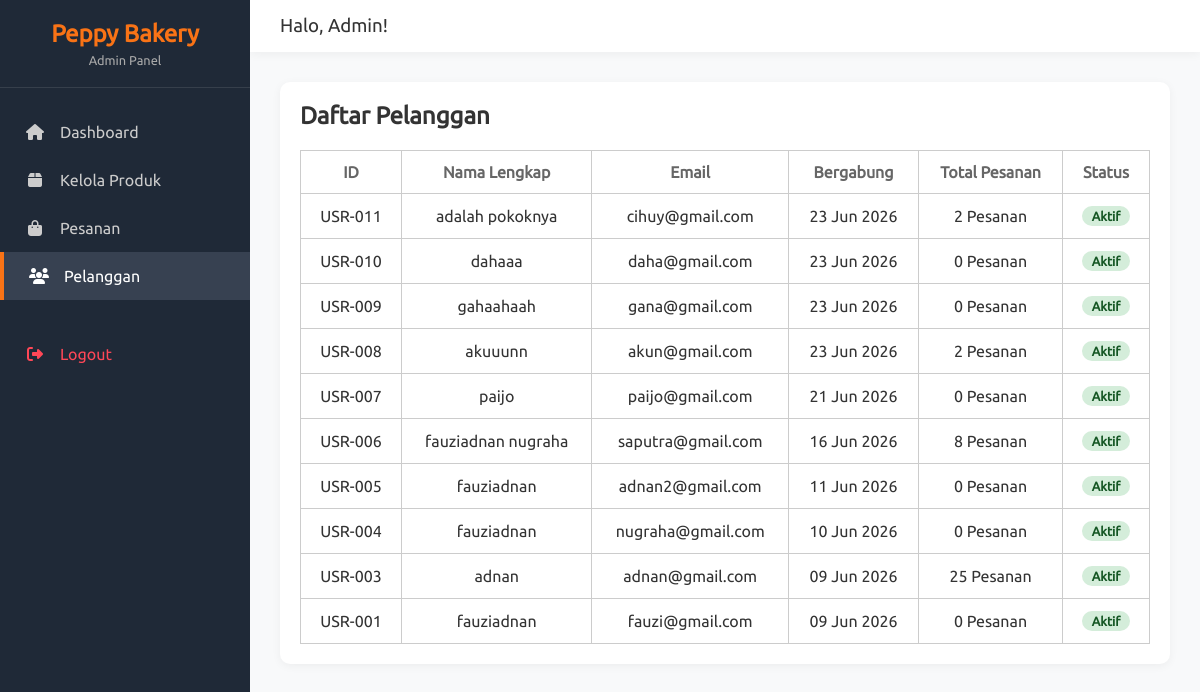
The page /admin/users_admin.php (signed in) on the database its author committed.
### tables this page shows
CREATE TABLE `users` (
  `id_user` int(11) NOT NULL,
  `nama` varchar(100) NOT NULL,
  `email` varchar(100) NOT NULL,
  `password` varchar(255) NOT NULL,
  `no_hp` varchar(15) DEFAULT NULL,
  `alamat` text DEFAULT NULL,
  `role` enum('admin','customer') NOT NULL DEFAULT 'customer',
  `created_at` timestamp NOT NULL DEFAULT current_timestamp()
);

### admin/users_admin.php (the view, shortened to what this page needs)
<?php
include 'layouts/admin_header.php';
$pdo = getDB();
$limit = 10;
$page = isset($_GET['page']) ? max(1, (int)$_GET['page']) : 1;
$offset = ($page - 1) * $limit;
$customers_stmt = $pdo->prepare(
    'SELECT u.id_user, u.nama, u.email, u.created_at,
            COUNT(o.id_order) AS order_count
    FROM users u
    LEFT JOIN orders o ON o.id_user = u.id_user
    WHERE u.role = "customer"
    GROUP BY u.id_user
    ORDER BY u.created_at DESC
    LIMIT :limit OFFSET :offset'
);
$customers_stmt->bindValue(':limit', $limit, PDO::PARAM_INT);
$customers_stmt->bindValue(':offset', $offset, PDO::PARAM_INT);
$customers_stmt->execute();
$customers = $customers_stmt->fetchAll();
?>
<div class="table-container">
    <div class="table-header">
        <h2>Daftar Pelanggan</h2>
    </div>
    <table>
        <thead>
            <tr>
                <th>ID</th>
                <th>Nama Lengkap</th>
                <th>Email</th>
                <th>Bergabung</th>
                <th>Total Pesanan</th>
                <th>Status</th>
            </tr>
        </thead>
        <tbody>
            <?php foreach ($customers as $c): ?>
            <tr>
                <td>USR-<?= str_pad($c['id_user'], 3, '0', STR_PAD_LEFT) ?></td>
                <td><?= htmlspecialchars($c['nama']) ?></td>
                <td><?= htmlspecialchars($c['email']) ?></td>
                <td><?= date('d M Y', strtotime($c['created_at'])) ?></td>
                <td><?= $c['order_count'] ?> Pesanan</td>
                <td><span class="status-pill status-pill--active">Aktif</span></td>
            </tr>
            <?php endforeach; ?>
        </tbody>
    </table>
</div>
<?php include 'layouts/admin_footer.php'; ?>

### assets/css/admin.css (style rules this page uses)
:root { --admin-bg: #f8f9fa; --admin-sidebar: #1F2937; --admin-sidebar-hover: #374151; --admin-primary: #F97316; --admin-text: #333; --admin-white: #fff; }
* { margin: 0; padding: 0; box-sizing: border-box; font-family: "Ubuntu", sans-serif; }
body { background-color: var(--admin-bg); color: var(--admin-text); display: flex; min-height: 100vh; }
.table-container { background: var(--admin-white); border-radius: 10px; padding: 20px; box-shadow: 0 2px 10px rgba(0, 0, 0, 0.05); }
.table-header { display: flex; justify-content: space-between; align-items: center; margin-bottom: 20px; }
table { width: 100%; border-collapse: collapse; }
th, td { padding: 12px 15px; text-align: left; border-bottom: 1px solid #eee; }
th { color: #666; font-weight: 600; }
thead tr th { text-align: center; }
tbody tr td { text-align: center; }
tr th { border: 1px solid #ccc; }
td { border: 1px solid #ccc; }
.status-pill { display: inline-block; padding: 3px 10px; border-radius: 12px; font-size: 0.8rem; font-weight: 600; }
.status-pill--active { background: #d4edda; color: #155724; }

### rows shown on the page
users: id_user "011", nama "adalah pokoknya", email "cihuy@gmail.com", created_at "23 Jun 2026", order_count "2"
users: id_user "010", nama "dahaaa", email "daha@gmail.com", created_at "23 Jun 2026", order_count "0"
users: id_user "009", nama "gahaahaah", email "gana@gmail.com", created_at "23 Jun 2026", order_count "0"
users: id_user "008", nama "akuuunn", email "akun@gmail.com", created_at "23 Jun 2026", order_count "2"
users: id_user "007", nama "paijo", email "paijo@gmail.com", created_at "21 Jun 2026", order_count "0"
users: id_user "006", nama "fauziadnan nugraha", email "saputra@gmail.com", created_at "16 Jun 2026", order_count "8"
users: id_user "005", nama "fauziadnan", email "adnan2@gmail.com", created_at "11 Jun 2026", order_count "0"
users: id_user "004", nama "fauziadnan", email "nugraha@gmail.com", created_at "10 Jun 2026", order_count "0"
users: id_user "003", nama "adnan", email "adnan@gmail.com", created_at "09 Jun 2026", order_count "25"
users: id_user "001", nama "fauziadnan", email "fauzi@gmail.com", created_at "09 Jun 2026", order_count "0"
